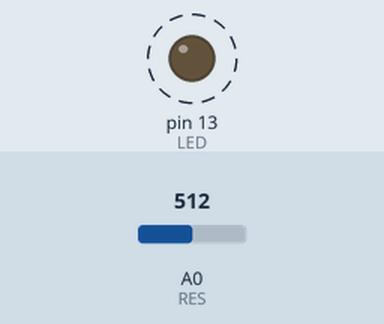
Recording of a sketch running on a simulated Arduino Uno, built with avr-gcc and run on an emulated ATmega328P. Parts: output pins drawn as LEDs (lit = HIGH). Dashed ring = blinking. Inputs (shaded band) come from the test bench; at power-on: A0 (RES) = 512.

Above: at 0.87 s.
1.4 s: A0 (RES) set to 0
At 2.1 s:
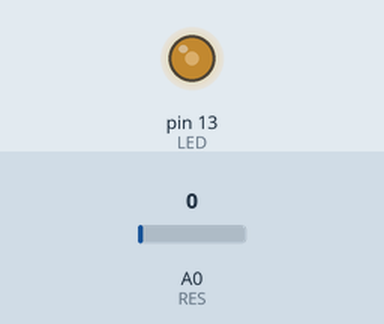
3.0 s: A0 (RES) set to 122
At 3.25 s:
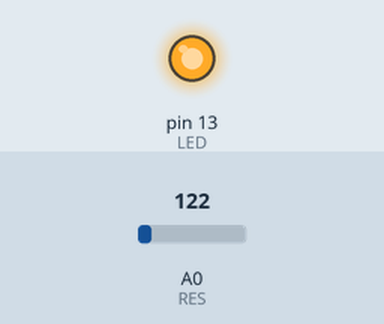
Timing chart, 0 to 12.0 s (numbered marks = the images above; inputs shaded):
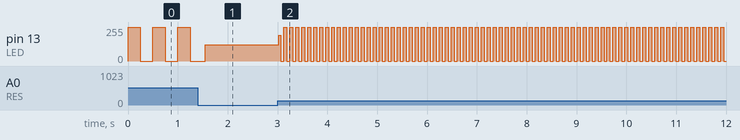

The sketch:

CheckRES.ino
```cpp
const int RES=A0; //滑杆模块接在A0
const int LED=13; //D13可以控制板子上的LED灯
int time=300;     //延时等待的时间

void setup(){
  pinMode(LED, OUTPUT);     //板载LED引脚是D13 设置为输出
}

void loop(){
  time=analogRead(RES);         //读取滑杆模块的AD数值（0~1023）
  time=map(time,0,1023,1,500);  //将0~1023同比映射为1~500（类似缩放）
  digitalWrite(13,HIGH);        //LED亮
  delay(time);                  //延时等待
  digitalWrite(13,LOW);         //LED灭
  delay(time);                  //延时等待
}
```

Measured:
- after the input at 3.0 s, pin 13 (LED): 121/255 → 195/255 at once, then repeats every 0.12 s: 0/255 0.06 s, 255/255 0.06 s
